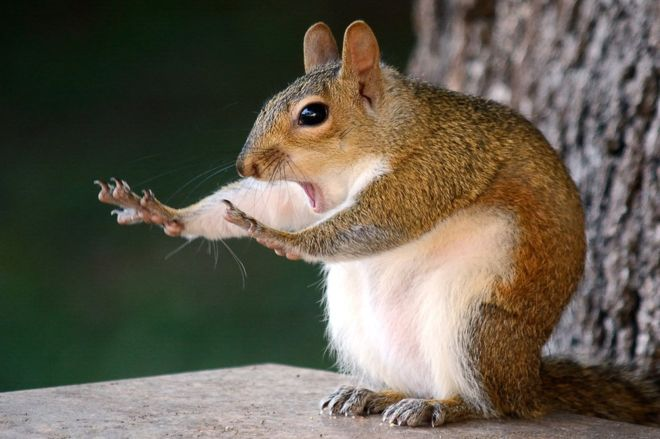
#> input picture 2019_1S/AI/190403/origin.jpg, 660 x 439 px, given in place of origin.png, which was not available
$ python image.py
#> lines starting #> are read from the running program, lines starting #| are printed output that depends on the picture; after the words box and inside, x2 and y2 are one past the last pixel; in counts of white or black regions, pixels touching at a corner belong together; pictures that were not available may be replaced by others from this repository, and a replacement may not be noted
import numpy as np
import cv2

srcImage = cv2.imread("origin.png",1)
#> srcImage is the input picture: shape (439, 660, 3); mean B, G, R 78.7, 92.7, 99.4
Template = cv2.imread("template.jpg",1)
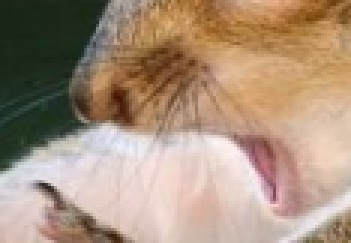
#> input picture 2019_1S/AI/190403/template.jpg, 117 x 81 px (shown 3 times larger)
#> Template is the input picture: shape (81, 117, 3); mean B, G, R 124, 144.9, 168.7

if srcImage is None:
    print("열리지 않음")

Rows_srcImage, cols_srcImage = srcImage.shape[:2] #원본 이미지 크기
#> Rows_srcImage = 439; cols_srcImage = 660
Rows_template, cols_template = Template.shape[:2] #템플릿 이미지 크기
#> Rows_template = 81; cols_template = 117

Temp_mean = np.mean(Template)
#> Temp_mean = 145.9
min_mean = 1000000
finalX,finalY = 0,0

for i in range(Rows_srcImage - Rows_template):
    for j in range(cols_srcImage - cols_template):

        comp_data = srcImage[i:i+Rows_template, j:j+cols_template]

        mean_data = np.mean(comp_data)
        dist = np.linalg.norm(mean_data - Temp_mean)
        if min_mean > dist:
            min_mean = dist
            finalX,finalY = j,i
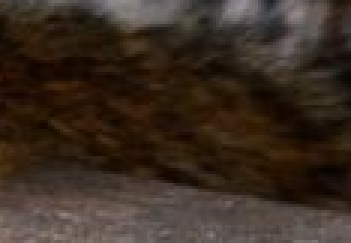
#> comp_data: shape (81, 117, 3) (shown 3 times larger); mean B, G, R 33.8, 44.5, 57.8
#> after the loop, finalX = 263; finalY = 304; min_mean = 0.00158

rect = (finalX,finalY,Rows_template,cols_template)
#> rect = (263, 304, 81, 117)
cv2.rectangle(srcImage, rect, (0,255,0), 3)
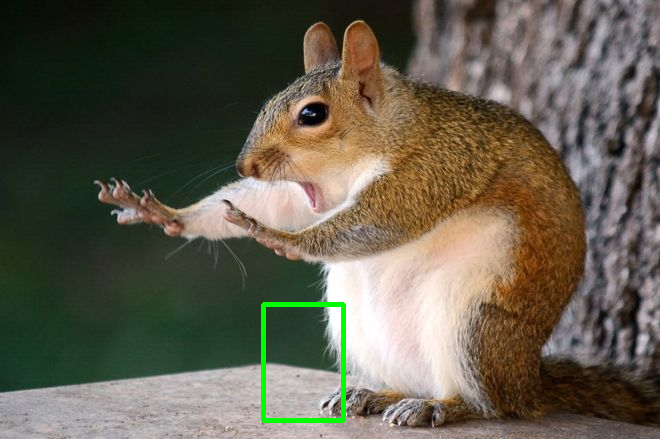
#> srcImage: shape (439, 660, 3); 0.67% of pixels changed, all inside (x1, y1, x2, y2) = (261, 302, 346, 423)
cv2.imshow('srcImage', srcImage)
cv2.waitKey(0)
